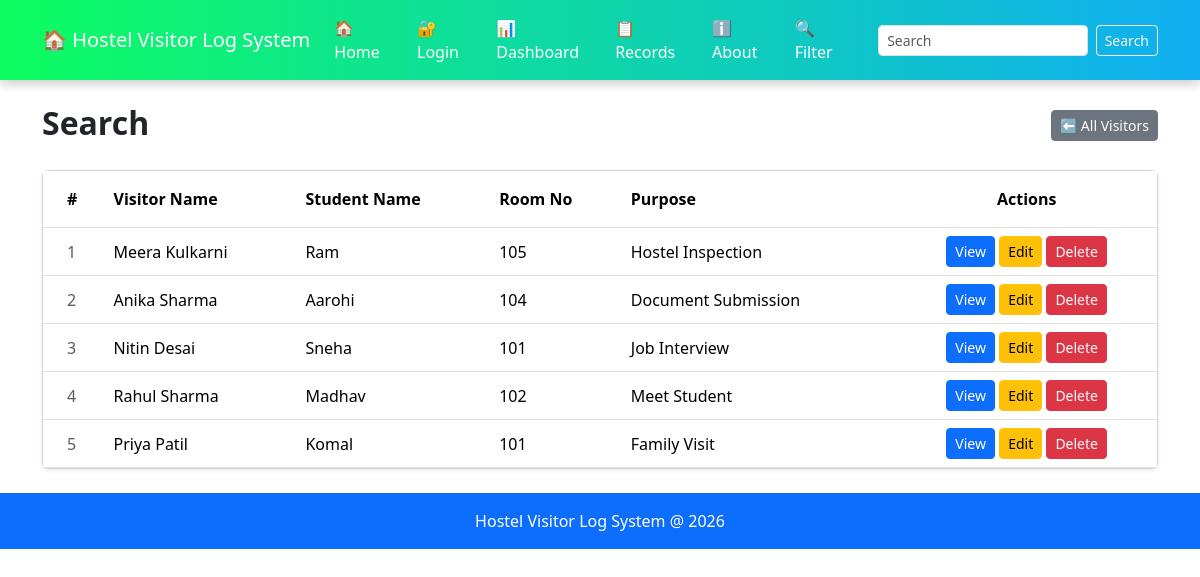
Before: /search with the older database file.
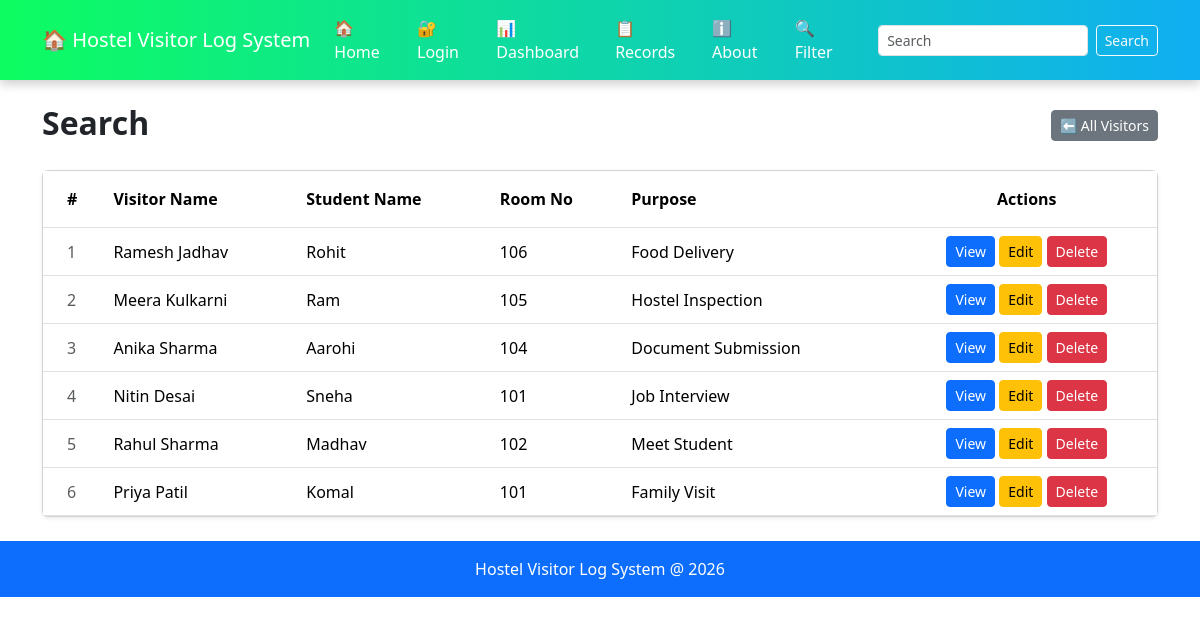
After: the same page with the newer database file.
### tables this page shows
CREATE TABLE visitors(
        id INTEGER PRIMARY KEY AUTOINCREMENT,
        visitor_name TEXT NOT NULL,
        student_name TEXT NOT NULL,
        room_no TEXT NOT NULL,
        purpose TEXT NOT NULL
    );

### app.py (the view)
@app.route("/search")
def search():
    q = request.args.get('q','')
    conn = get_db()
    if q:
        visitors = conn.execute('''SELECT * FROM visitors
                                WHERE visitor_name LIKE ?
                                OR student_name LIKE ?
                                OR room_no LIKE ?
                                OR purpose LIKE ?''',
                                (f'%{q}%', f'%{q}%', f'%{q}%',f'%{q}%')).fetchall()
    else:
        visitors = conn.execute('SELECT * FROM visitors ORDER BY id DESC').fetchall()
    conn.close()
    return render_template("search.html", visitors=visitors, query=q)

### app.py (called while the page is built)
def get_db():
    conn = sqlite3.connect("Database.db")
    conn.row_factory = sqlite3.Row
    return conn

### templates/search.html (shortened to what this page needs)
{% extends "base.html" %}
{% block content %}
<div class="d-flex justify-content-between align-items-center mb-4">
    <h2 class = "fw-bold mb-1">Search</h2>
    <a href = "/search" class = "btn btn-secondary btn-sm">
         ⬅️ All Visitors
        </a>
</div>
{% if visitors %}
<div class="card shadow-sm">
    <div class="card-body p-0">
        <div class="table-responsive">
            <table class="table table-hover mb-0">
                <thead style="background-color: #1e3a5f; color:white;">
                    <tr>
                        <th class="py-3 ps-4">#</th>
                        <th class="py-3"> Visitor Name</th>
                        <th class="py-3">Student  Name</th>
                        <th class="py-3">Room No</th>
                        <th class="py-3">Purpose</th>
                        <th class="py-3 text-center">Actions</th>
                    </tr>
                </thead>
                <tbody>
                    {% for visitor  in visitors %}
                    <tr class="align-middle">
                        <td class="ps-4 text-muted">
                            {{ loop.index }}</td>
                        <td>
                            {{ visitor.visitor_name }}
                        </td>
                        <td>
                            {{ visitor.student_name }}
                        </td>
                        <td>
                            {{ visitor.room_no }}
                        </td>
                        <td>
                            {{ visitor.purpose }}
                        </td>
                        <td class="text-center">
                            <a href="/view/{{ visitor.id }}" class="btn btn-sm btn-primary">View</a>
                            <a href="/edit_visitor/{{ visitor.id }}" class="btn btn-sm btn-warning">Edit</a>
                            <a href="/delete/{{ visitor.id }}" class="btn btn-sm btn-danger">Delete</a>
                        </td>
                    </tr>
                    {% endfor %}
                </tbody>
            </table>
        </div>
    </div>
</div>
    </body>
</html>
{% endif %}
{% endblock %}

### templates/base.html (shortened to what this page needs)
<!DOCTYPE html>
<html>
<head>
<link href="https://cdn.jsdelivr.net/npm/bootstrap@5.3.3/dist/css/bootstrap.min.css" rel="stylesheet">
</head>
<body>
     <nav class="navbar navbar-expand-lg navbar-dark">
    <div class="container">
        <a class="navbar-brand" href="/">🏠 Hostel Visitor Log System</a>
        <div class="collapse navbar-collapse" id="mainNavbar">
            <ul class="navbar-nav ms-auto align-items-lg-center">
                <li class="nav-item">
                    <a class="nav-link" href="/">🏠 Home</a>
                </li>
                {% if not session.get('username') %}
                <li class="nav-item">
                    <a class="nav-link" href="/login">🔐 Login</a>
                </li>
                {% endif %}
                <li class="nav-item">
                    <a class="nav-link" href="/dashboard">📊 Dashboard</a>
                </li>
                <li class="nav-item">
                    <a class="nav-link" href="/records">📋 Records</a>
                </li>
                <li class="nav-item">
                    <a class="nav-link" href="/about">ℹ️ About</a>
                </li>
                <li class="nav-item">
                    <a class="nav-link" href="/filter">🔍 Filter</a>
                </li>
                <li class="nav-item">
                    <form class="d-flex ms-3" action="/search" method="GET">
                        <input class="form-control form-control-sm me-2"
                               type="search"
                               placeholder="Search"
                               name="q">
                        <button class="btn btn-outline-light btn-sm"
                                type="submit">
                            Search
                        </button>
                    </form>
                </li>
            </ul>
        </div>
    </div>
</nav>
<div class="container mt-4">
    {% block content %}
    {% endblock %}
<footer class="bg-primary text-white text-center p-3 mt-4">
    Hostel Visitor Log System @ 2026
</footer>
</body>
</html>

### templates/base.html (style rules this page uses)
.navbar { background: linear-gradient(90deg, #0dfd61, #10aef2); box-shadow: 0 4px 10px rgba(0,0,0,0.2) }
.navbar-brand, .nav-link { color:white !important; }
footer { background:#0d6efd; color:white; text-align:center; padding: 20px; }

Changed rows visible on the page:
added visitors: visitor_name "Ramesh Jadhav", student_name "Rohit", room_no "106", purpose "Food Delivery"
